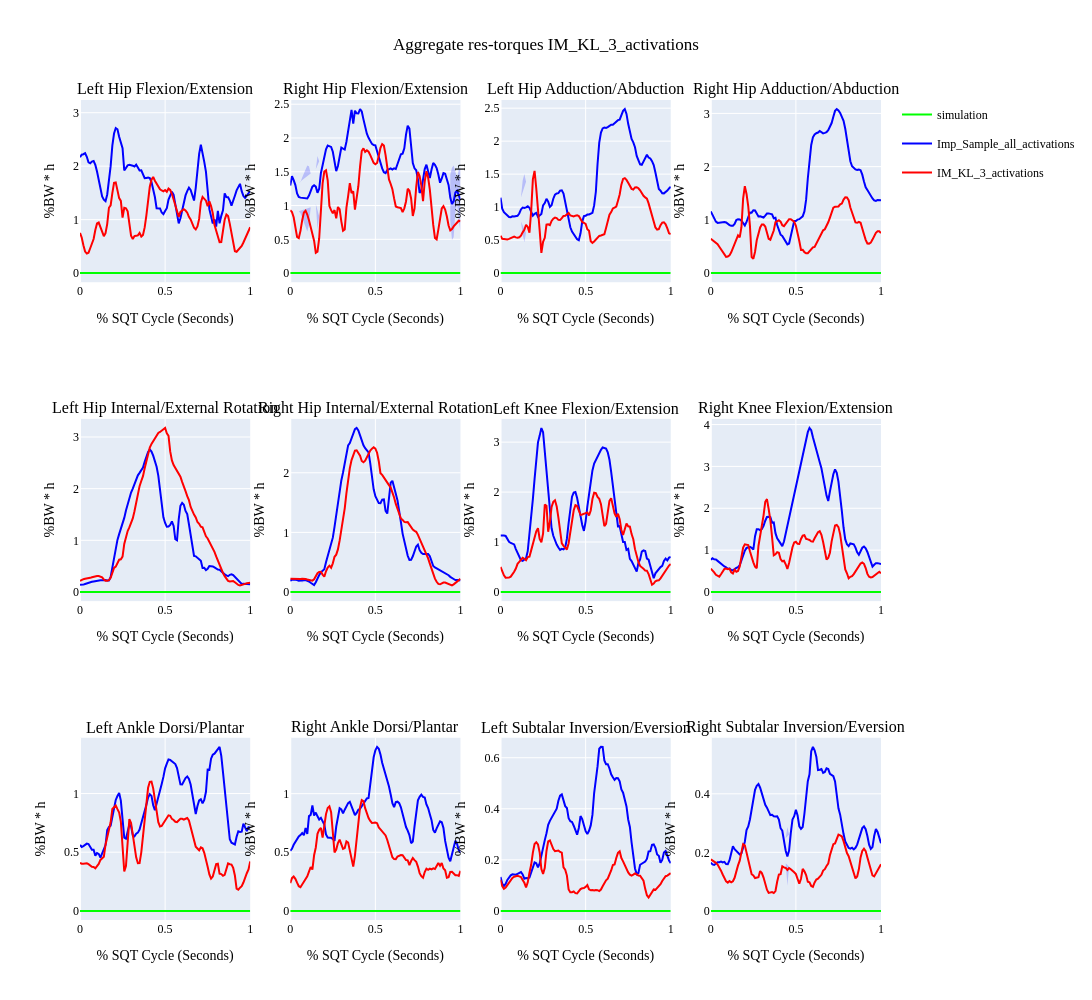

Notebook cell for this chart:
### Code cell
mcs_scores
plot_data.keys()

assert plot_headers is not None, "Something went wrong. Headers should not be None"

from matplotlib.pyplot import plot


def plot_data_distribution(headers,plot_data_mean,plot_data_std,surrogates=[],title_text="Plot Data",data_type="kinematics",num_cols=4, visualize=False): 
    
    # assert plot_data.shape[-1] == 101, "Length of data should be 101"
    num_rows = int(np.ceil(len(headers)/num_cols))


    if data_type == 'kinematics' or data_type == 'kinetics':
        fig = make_subplots(rows=num_rows, cols=num_cols, subplot_titles=[ plot_names_mapping[header] + ( ' moments' if data_type == 'kinetics' else '' )  for header in headers]) 
    elif  'muscle_activations' in data_type:
        fig = make_subplots(rows=num_rows, cols=num_cols, subplot_titles=[plot_muscle_activations_mapping[header] for header in headers])
    elif 'res-torques' == data_type:
        fig = make_subplots(rows=num_rows, cols=num_cols, subplot_titles=[plot_torque_name_mapping[header] for header in headers])
    else: 
        raise ValueError("Invalid data type. Should be either kinematics or kinetics or muscle_activations")


    # Colors for left and right sides

    # Store colors for simulation and every surrogate 
    colors = {'simulation': 'rgba(0, 255, 0, 1.0)'} # Green
    for exp_ind, surrogate_name in enumerate(surrogates):
        if exp_ind == len(surrogates)-1:
            colors[surrogate_name] = 'rgba(255, 0, 0, 1.0)' # red
        if surrogate_name not in colors:
            color = (255*np.random.random(3)).astype(int)
            color = 'rgb('+','.join([str(c) for c in color])+')'
            colors[surrogate_name] = color    
            colors[surrogate_name] = 'rgba(0, 0, 255, 1.0)' # blue   


    # Create each subplot
    for i, header in enumerate(headers):
        row = i // num_cols + 1
        col = i % num_cols + 1
        
        if i >= len(headers): 
            break
        

        if 'muscle_activations' in data_type:
            title = plot_muscle_activations_mapping[header]
        elif data_type == 'kinematics' or data_type == 'kinetics':
            title = plot_names_mapping[header]
        elif 'res-torques' == data_type:
            title = plot_torque_name_mapping[header]
        else:
            raise ValueError("Invalid data type. Should be either kinematics or kinetics or muscle_activations")

        # Plot every kinematics data

        if data_type == 'kinematics' or data_type == 'kinetics' or 'muscle_activations' in data_type:
            x = np.linspace(0,1,num=plot_data_mean[i].shape[-1])
            fig.add_trace(go.Scatter
                            (x=x, y=plot_data_mean[i], showlegend=False, name=f'{title}'), row=row, col=col)
            fig.add_trace(go.Scatter
                            (x=list(x) + list(x)[::-1], 
                            y=list(plot_data_mean[i] + np.array(plot_data_std[i])) + list(np.array(plot_data_mean[i]) - np.array(plot_data_std[i]))[::-1] ,
                            mode='lines', line=dict(width=0), name=f'{title} Bounds', showlegend=False, fill='toself',hoverinfo="skip",),
                            row=row, col=col)
        elif 'res-torques' == data_type:
            for surrogate_exp in surrogates:    
                print(surrogate_exp)
                plot_surrogate_mean = plot_data_mean[surrogate_exp] 
                plot_surrogate_std = plot_data_std[surrogate_exp] 
                x = np.linspace(0,1,num=plot_surrogate_mean[i].shape[-1])
                fig.add_trace(go.Scatter(x=x, y=plot_surrogate_mean[i], showlegend=(i==0), name=f'{surrogate_exp}',line=dict(color=colors[surrogate_exp]), legendgroup=surrogate_exp), row=row, col=col)
                fig.add_trace(go.Scatter(x=list(x) + list(x)[::-1], 
                                            y=list(plot_surrogate_mean[i] + np.array(plot_surrogate_std[i])) + list(np.array(plot_surrogate_mean[i]) - np.array(plot_surrogate_std[i]))[::-1] ,
                                                mode='lines', line=dict(width=0), name=f'{title} Bounds', showlegend=False, 
                                                fill='toself', fillcolor=colors[surrogate_exp].replace('1.0','0.2'),
                                                hoverinfo="skip",legendgroup=surrogate_exp),
                row=row, col=col)

        # Update y-axis label
        if data_type == 'kinematics':
            fig.update_yaxes(title_text='deg', row=row, col=col)
        elif data_type == 'kinetics':
            fig.update_yaxes(title_text='Nm', row=row, col=col)
        elif 'muscle_activations' in data_type: 
            fig.update_yaxes(title_text='0-1', row=row, col=col)
        elif 'res-torques' == data_type:
            fig.update_yaxes(title_text='%BW * h', row=row, col=col)
        fig.update_xaxes(title_text='% SQT Cycle (Seconds)', row=row, col=col)

    

    # Update layout
    # plot_height = 1800 if 'muscle_activations' in data_type else 1000
    fig.update_layout(height=1000, width=2000,
                        showlegend=True,  title_x=0.5,
                        title_text=title_text,
                        font_family="Times New Roman",
                        font_color="black",
                        title_font_family="Times New Roman",
                        title_font_color="black")

    # Show the figure
    if visualize:
        fig.show()
    
    return fig

for k in aggregate_data:
    if k == 'kinematics' or k == 'kinetics':
        fig = plot_data_distribution(plot_headers, aggregate_data[k]['mean'],aggregate_data[k]['std'], f"Aggregate {k} Data",data_type=k)
        plotly.io.write_image(fig, os.path.join(pdf_dir, f'all_subject-{k}-{"test" if isMCS else "train"}.pdf'), format='pdf')
    
    elif 'muscle_activations' in k:
        mc_page_index = int(k.split('-')[-1])
        for muscle_activation_name in aggregate_data[k]:
            fig = plot_data_distribution(plot_muscle_activations_mapping_pages[mc_page_index], aggregate_data[k][muscle_activation_name]['mean'],aggregate_data[k][muscle_activation_name]['std'], f"Aggregate {k} {muscle_activation_name} ",data_type=k)
            plotly.io.write_image(fig, os.path.join(pdf_dir, f'all_subject-{k}-{"test" if isMCS else "train"}-{muscle_activations}.pdf'), format='pdf')

    elif 'res-torques' == k:
        plot_data_mean_dict = {}
        plot_data_std_dict = {}
        for surrogate in aggregate_data[k].keys():
            plot_data_mean_dict[surrogate] = aggregate_data[k][surrogate]['mean']
            plot_data_std_dict[surrogate] = aggregate_data[k][surrogate]['std']

        fig = plot_data_distribution(list(plot_torque_name_mapping.keys()), plot_data_mean_dict,plot_data_std_dict, title_text=f"Aggregate {k} {surrogate}",data_type=k, surrogates=list(aggregate_data[k].keys()))
        plotly.io.write_image(fig, os.path.join(pdf_dir, f'all_subject-{k}-{"test" if isMCS else "train"}-{surrogate}.pdf'), format='pdf')
        fig.show()
    else: 
        raise ValueError(f"Unknown plotting variable:{k}")
